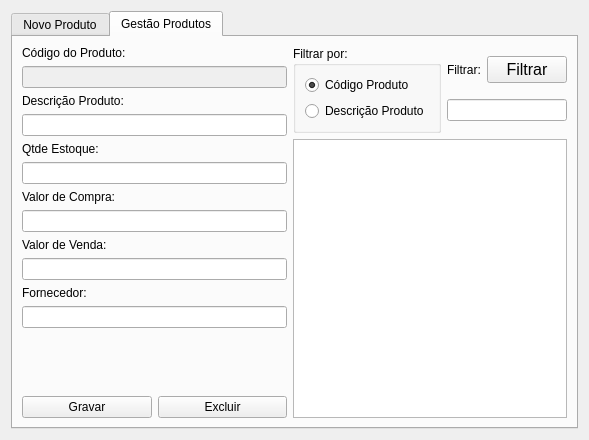
<?xml version="1.0" encoding="UTF-8"?>
<ui version="4.0">
 <class>Fm_Gestoque</class>
 <widget class="QDialog" name="Fm_Gestoque">
  <property name="geometry">
   <rect>
    <x>0</x>
    <y>0</y>
    <width>589</width>
    <height>440</height>
   </rect>
  </property>
  <property name="windowTitle">
   <string>Dialog</string>
  </property>
  <layout class="QVBoxLayout" name="verticalLayout_9">
   <item>
    <layout class="QVBoxLayout" name="verticalLayout_10">
     <item>
      <widget class="QTabWidget" name="tabWidget">
       <property name="currentIndex">
        <number>1</number>
       </property>
       <widget class="QWidget" name="tab_newproduct">
        <attribute name="title">
         <string>Novo Produto</string>
        </attribute>
        <layout class="QVBoxLayout" name="verticalLayout_8">
         <item>
          <layout class="QVBoxLayout" name="verticalLayout_7">
           <item>
            <layout class="QVBoxLayout" name="verticalLayout_6">
             <item>
              <widget class="QLabel" name="label">
               <property name="text">
                <string>Código do Produto:</string>
               </property>
              </widget>
             </item>
             <item>
              <widget class="QLineEdit" name="Txt_cod"/>
             </item>
            </layout>
           </item>
           <item>
            <layout class="QVBoxLayout" name="verticalLayout_5">
             <item>
              <widget class="QLabel" name="label_2">
               <property name="text">
                <string>Descrição Produto:</string>
               </property>
              </widget>
             </item>
             <item>
              <widget class="QLineEdit" name="Txt_desc"/>
             </item>
            </layout>
           </item>
           <item>
            <layout class="QHBoxLayout" name="horizontalLayout_2">
             <item>
              <layout class="QVBoxLayout" name="verticalLayout_4">
               <item>
                <widget class="QLabel" name="label_3">
                 <property name="text">
                  <string>Qtde Estoque:</string>
                 </property>
                </widget>
               </item>
               <item>
                <widget class="QLineEdit" name="Txt_estoque"/>
               </item>
              </layout>
             </item>
             <item>
              <layout class="QVBoxLayout" name="verticalLayout_2">
               <item>
                <widget class="QLabel" name="label_5">
                 <property name="text">
                  <string>Valor de Compra:</string>
                 </property>
                </widget>
               </item>
               <item>
                <widget class="QLineEdit" name="Txt_compra"/>
               </item>
              </layout>
             </item>
             <item>
              <layout class="QVBoxLayout" name="verticalLayout">
               <item>
                <widget class="QLabel" name="label_6">
                 <property name="text">
                  <string>Valor de Venda:</string>
                 </property>
                </widget>
               </item>
               <item>
                <widget class="QLineEdit" name="Txt_venda"/>
               </item>
              </layout>
             </item>
             <item>
              <layout class="QVBoxLayout" name="verticalLayout_3">
               <item>
                <widget class="QLabel" name="label_4">
                 <property name="text">
                  <string>Fornecedor:</string>
                 </property>
                </widget>
               </item>
               <item>
                <widget class="QLineEdit" name="Txt_fornecedor"/>
               </item>
              </layout>
             </item>
            </layout>
           </item>
          </layout>
         </item>
         <item>
          <spacer name="verticalSpacer">
           <property name="orientation">
            <enum>Qt::Vertical</enum>
           </property>
           <property name="sizeHint" stdset="0">
            <size>
             <width>20</width>
             <height>40</height>
            </size>
           </property>
          </spacer>
         </item>
         <item>
          <layout class="QHBoxLayout" name="horizontalLayout">
           <item>
            <widget class="QPushButton" name="Bt_add">
             <property name="text">
              <string>Novo</string>
             </property>
            </widget>
           </item>
           <item>
            <widget class="QPushButton" name="Bt_save">
             <property name="text">
              <string>Gravar</string>
             </property>
            </widget>
           </item>
          </layout>
         </item>
        </layout>
       </widget>
       <widget class="QWidget" name="tab_Gproducts">
        <attribute name="title">
         <string>Gestão Produtos</string>
        </attribute>
        <layout class="QHBoxLayout" name="horizontalLayout_7">
         <item>
          <layout class="QVBoxLayout" name="verticalLayout_19">
           <item>
            <layout class="QVBoxLayout" name="verticalLayout_12">
             <item>
              <layout class="QVBoxLayout" name="verticalLayout_13">
               <item>
                <widget class="QLabel" name="label_8">
                 <property name="text">
                  <string>Código do Produto:</string>
                 </property>
                </widget>
               </item>
               <item>
                <widget class="QLineEdit" name="Txt_Gcod">
                 <property name="enabled">
                  <bool>false</bool>
                 </property>
                </widget>
               </item>
              </layout>
             </item>
             <item>
              <layout class="QVBoxLayout" name="verticalLayout_14">
               <item>
                <widget class="QLabel" name="label_9">
                 <property name="text">
                  <string>Descrição Produto:</string>
                 </property>
                </widget>
               </item>
               <item>
                <widget class="QLineEdit" name="Txt_Gdesc"/>
               </item>
              </layout>
             </item>
             <item>
              <layout class="QHBoxLayout" name="horizontalLayout_3"/>
             </item>
            </layout>
           </item>
           <item>
            <layout class="QVBoxLayout" name="verticalLayout_15">
             <item>
              <widget class="QLabel" name="label_10">
               <property name="text">
                <string>Qtde Estoque:</string>
               </property>
              </widget>
             </item>
             <item>
              <widget class="QLineEdit" name="Txt_Gestoque"/>
             </item>
            </layout>
           </item>
           <item>
            <layout class="QVBoxLayout" name="verticalLayout_16">
             <item>
              <widget class="QLabel" name="label_11">
               <property name="text">
                <string>Valor de Compra:</string>
               </property>
              </widget>
             </item>
             <item>
              <widget class="QLineEdit" name="Txt_Gcompra"/>
             </item>
            </layout>
           </item>
           <item>
            <layout class="QVBoxLayout" name="verticalLayout_17">
             <item>
              <widget class="QLabel" name="label_12">
               <property name="text">
                <string>Valor de Venda:</string>
               </property>
              </widget>
             </item>
             <item>
              <widget class="QLineEdit" name="Txt_Gvenda"/>
             </item>
            </layout>
           </item>
           <item>
            <layout class="QVBoxLayout" name="verticalLayout_18">
             <item>
              <widget class="QLabel" name="label_13">
               <property name="text">
                <string>Fornecedor:</string>
               </property>
              </widget>
             </item>
             <item>
              <widget class="QLineEdit" name="Txt_Gfornecedor"/>
             </item>
            </layout>
           </item>
           <item>
            <spacer name="verticalSpacer_2">
             <property name="orientation">
              <enum>Qt::Vertical</enum>
             </property>
             <property name="sizeHint" stdset="0">
              <size>
               <width>20</width>
               <height>40</height>
              </size>
             </property>
            </spacer>
           </item>
           <item>
            <layout class="QHBoxLayout" name="horizontalLayout_4">
             <item>
              <widget class="QPushButton" name="Bt_Ggravar">
               <property name="text">
                <string>Gravar</string>
               </property>
              </widget>
             </item>
             <item>
              <widget class="QPushButton" name="Bt_Gexcluir">
               <property name="text">
                <string>Excluir</string>
               </property>
              </widget>
             </item>
            </layout>
           </item>
          </layout>
         </item>
         <item>
          <layout class="QVBoxLayout" name="verticalLayout_21">
           <item>
            <layout class="QHBoxLayout" name="horizontalLayout_6">
             <item>
              <widget class="QGroupBox" name="groupBox">
               <property name="title">
                <string>Filtrar por:</string>
               </property>
               <layout class="QVBoxLayout" name="verticalLayout_11">
                <item>
                 <widget class="QRadioButton" name="Rb_Gcod">
                  <property name="text">
                   <string>Código Produto</string>
                  </property>
                  <property name="checked">
                   <bool>true</bool>
                  </property>
                 </widget>
                </item>
                <item>
                 <widget class="QRadioButton" name="Rb_Gnome">
                  <property name="text">
                   <string>Descrição Produto</string>
                  </property>
                 </widget>
                </item>
               </layout>
              </widget>
             </item>
             <item>
              <layout class="QVBoxLayout" name="verticalLayout_20">
               <item>
                <layout class="QHBoxLayout" name="horizontalLayout_5">
                 <item>
                  <widget class="QLabel" name="label_7">
                   <property name="text">
                    <string>Filtrar:</string>
                   </property>
                  </widget>
                 </item>
                 <item>
                  <widget class="QPushButton" name="Bt_Gfiltrar">
                   <property name="styleSheet">
                    <string notr="true">font-size:12pt;</string>
                   </property>
                   <property name="text">
                    <string>Filtrar</string>
                   </property>
                  </widget>
                 </item>
                </layout>
               </item>
               <item>
                <widget class="QLineEdit" name="Txt_Gfiltrar"/>
               </item>
              </layout>
             </item>
            </layout>
           </item>
           <item>
            <widget class="QTableWidget" name="TableView"/>
           </item>
          </layout>
         </item>
        </layout>
       </widget>
      </widget>
     </item>
    </layout>
   </item>
  </layout>
 </widget>
 <resources/>
 <connections/>
</ui>
